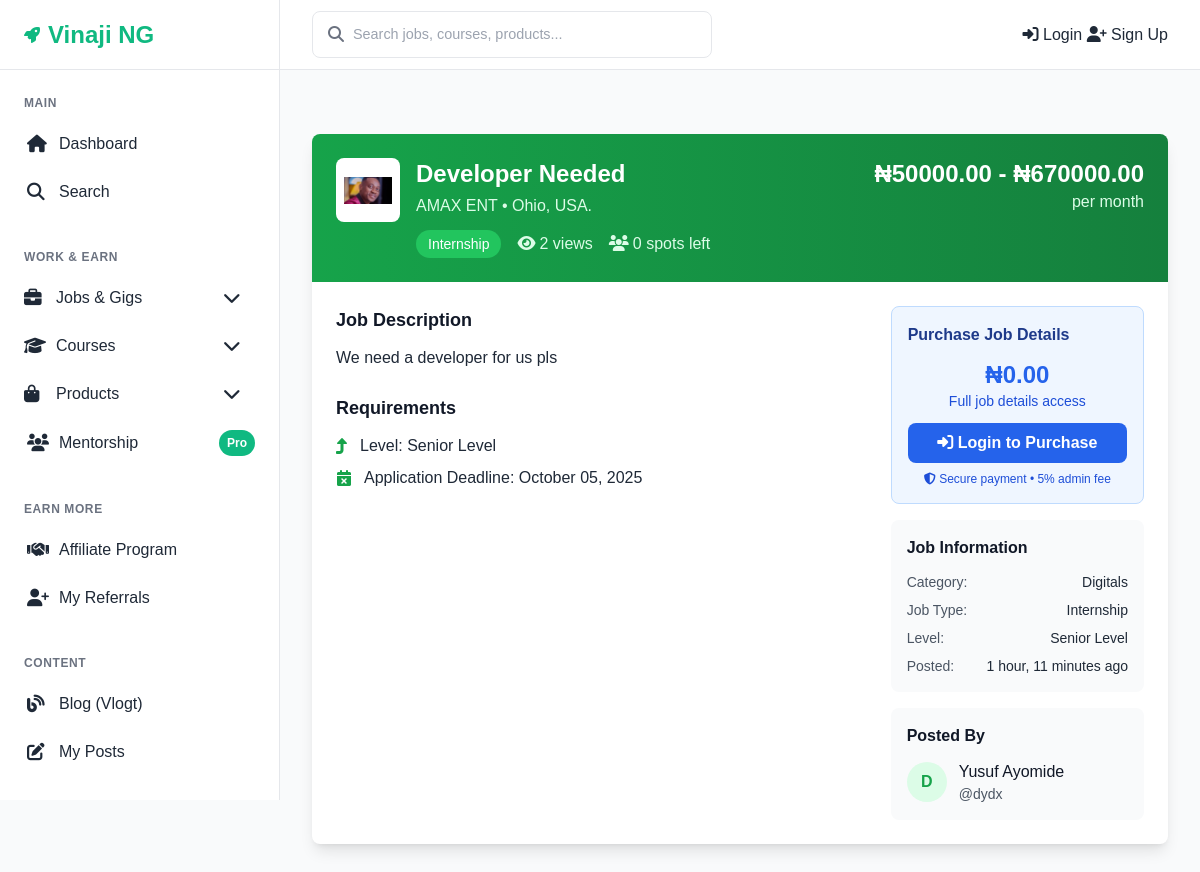
The app's page /jobs/2/ with its own data.
### jobs/models.py (models this page shows, shortened)
class Job(models.Model):
    JOB_TYPES = [
        ('full_time', 'Full Time'),
        ('part_time', 'Part Time'),
        ('contract', 'Contract'),
        ('freelance', 'Freelance'),
        ('internship', 'Internship'),
    ]
    LEVELS = [
        ('entry', 'Entry Level'),
        ('mid', 'Mid Level'),
        ('senior', 'Senior Level'),
        ('executive', 'Executive'),
    ]
    STATUS_CHOICES = [
        ('draft', 'Draft'),
        ('pending', 'Pending Approval'),
        ('approved', 'Approved'),
        ('rejected', 'Rejected'),
    ]
    title = models.CharField(max_length=200)
    description = models.TextField()
    category = models.ForeignKey(
        Category,
        on_delete=models.CASCADE,
        related_name='jobs',
        limit_choices_to={'category_type': 'job'}
    )
    job_type = models.CharField(max_length=20, choices=JOB_TYPES)
    location = models.CharField(max_length=100)
    company_name = models.CharField(max_length=100)
    company_logo = models.ImageField(upload_to='company_logos/', blank=True, null=True)
    salary_min = models.DecimalField(max_digits=10, decimal_places=2)
    salary_max = models.DecimalField(max_digits=10, decimal_places=2)
    deadline = models.DateTimeField()
    spots_total = models.PositiveIntegerField(default=1)
    spots_left = models.PositiveIntegerField(default=1)
    level_requirement = models.CharField(max_length=20, choices=LEVELS, default='entry')
    price = models.DecimalField(max_digits=10, decimal_places=2, default=0)
    posted_by = models.ForeignKey(
        settings.AUTH_USER_MODEL,
        on_delete=models.CASCADE,
        related_name='jobs_posted'  # Changed to avoid conflict
    )
    status = models.CharField(max_length=20, choices=STATUS_CHOICES, default='draft')
    rejection_reason = models.TextField(blank=True)
    views_count = models.PositiveIntegerField(default=0)
    favorites = models.ManyToManyField(
        settings.AUTH_USER_MODEL,
        related_name='favorite_jobs',  # Keep this consistent
        blank=True
    )
    created_at = models.DateTimeField(auto_now_add=True)
    updated_at = models.DateTimeField(auto_now=True)
    class Meta:
        ordering = ['-created_at']
    def save(self, *args, **kwargs):
        if self.deadline and self.deadline < timezone.now():
            self.spots_left = 0
        super().save(*args, **kwargs)
    def increment_views(self):
        self.views_count += 1
        self.save(update_fields=['views_count'])

### site_core/models.py (models this page shows, shortened)
class Category(models.Model):
    CATEGORY_TYPES = [
        ('job', 'Job'),
        ('course', 'Course'),
        ('product', 'Product'),
        ('blog', 'Blog'),
    ]
    name = models.CharField(max_length=100)
    category_type = models.CharField(max_length=10, choices=CATEGORY_TYPES)
    description = models.TextField(blank=True)
    is_active = models.BooleanField(default=True)
    created_at = models.DateTimeField(auto_now_add=True)
    class Meta:
        verbose_name_plural = "Categories"
        unique_together = ['name', 'category_type']

### accounts/models.py (models this page shows, shortened)
class User(AbstractUser):
    SUBSCRIPTION_CHOICES = [
        ('starter', 'Starter'),
        ('pro', 'Pro'),
        ('mentorship', 'Mentorship'),
    ]
    subscription_level = models.CharField(
        max_length=20,
        choices=SUBSCRIPTION_CHOICES,
        default='starter'
    )
    referral_code = models.CharField(max_length=20, unique=True, blank=True)
    is_verified = models.BooleanField(default=False)
    date_updated = models.DateTimeField(auto_now=True)
    groups = models.ManyToManyField(
        Group,
        related_name="custom_user_groups",  # use "+" if you don’t need reverse access
        blank=True
    )
    user_permissions = models.ManyToManyField(
        Permission,
        related_name="custom_user_permissions",  # use "+" if you don’t need reverse access
        blank=True
    )
    def get_display_name(self):
        if self.first_name and self.last_name:
            return f"{self.first_name} {self.last_name}"
        return self.username

### jobs/views.py (the view)
# urls.py: path('<int:pk>/', views.JobDetailView.as_view(), name='job_detail'),
class JobDetailView(DetailView):
    model = Job
    template_name = 'jobs/detail.html'
    context_object_name = 'job'
    def get_object(self):
        obj = super().get_object()
        obj.increment_views()
        return obj

### site_core/context_processors.py (called while the page is built)
def site_settings(request):
    return {
        'site_settings': SiteSetting.get_solo()
    }

### site_core/models.py (called while the page is built)
    @classmethod
    def get_solo(cls):
        obj, created = cls.objects.get_or_create(pk=1)
        return obj

### transactions/context_processors.py (called while the page is built, shortened)
def notifications_context(request):
    return {
        'unread_notifications_count': 0
    }

### templates/jobs/detail.html (shortened to what this page needs)
{% extends 'base.html' %}
{% block content %}
<div class="max-w-4xl mx-auto">
    <div class="bg-white rounded-lg shadow-lg overflow-hidden">
        <div class="bg-gradient-to-r from-green-600 to-green-700 p-6 text-white">
            <div class="flex justify-between items-start">
                <div class="flex items-start space-x-4">
                    {% if job.company_logo %}
                    <div class="w-16 h-16 bg-white rounded-lg p-2 flex-shrink-0">
                        <img src="{{ job.company_logo.url }}" alt="{{ job.company_name }} logo"
                             class="w-full h-full object-contain rounded">
                    </div>
                    {% else %}
                    <div class="w-16 h-16 bg-green-500 rounded-lg flex items-center justify-center flex-shrink-0">
                        <span class="text-2xl font-bold text-white">{{ job.company_name|first|upper }}</span>
                    </div>
                    {% endif %}
                    <div>
                        <h1 class="text-2xl font-bold">{{ job.title }}</h1>
                        <p class="text-green-100 mt-1">{{ job.company_name }} • {{ job.location }}</p>
                        <div class="flex items-center space-x-4 mt-3">
                            <span class="bg-green-500 px-3 py-1 rounded-full text-sm">
                                {{ job.get_job_type_display }}
                            </span>
                            <span class="text-green-100">
                                <i class="fas fa-eye mr-1"></i>{{ job.views_count }} views
                            </span>
                            <span class="text-green-100">
                                <i class="fas fa-users mr-1"></i>{{ job.spots_left }} spots left
                            </span>
                        </div>
                    </div>
                </div>
                <div class="text-right">
                    <p class="text-2xl font-bold">₦{{ job.salary_min }} - ₦{{ job.salary_max }}</p>
                    <p class="text-green-100">per month</p>
                </div>
            </div>
        </div>
        <div class="p-6">
            <div class="grid grid-cols-1 lg:grid-cols-3 gap-6">
                <div class="lg:col-span-2 space-y-6">
                    <div>
                        <h2 class="text-lg font-semibold text-gray-900 mb-3">Job Description</h2>
                        <div class="prose max-w-none">
                            {{ job.description|linebreaks }}
                        </div>
                    </div>
                    <div>
                        <h2 class="text-lg font-semibold text-gray-900 mb-3">Requirements</h2>
                        <div class="space-y-2">
                            <div class="flex items-center">
                                <i class="fas fa-level-up-alt text-green-600 mr-3"></i>
                                <span>Level: {{ job.get_level_requirement_display }}</span>
                            </div>
                            <div class="flex items-center">
                                <i class="fas fa-calendar-times text-green-600 mr-3"></i>
                                <span>Application Deadline: {{ job.deadline|date:"F d, Y" }}</span>
                            </div>
                        </div>
                    </div>
                </div>
                <div class="space-y-4">
                    <div class="bg-blue-50 border border-blue-200 rounded-lg p-4">
                        <h3 class="font-semibold text-blue-900 mb-3">Purchase Job Details</h3>
                        <div class="text-center mb-3">
                            <p class="text-2xl font-bold text-blue-600">₦{{ job.price|floatformat:2 }}</p>
                            <p class="text-sm text-blue-700">Full job details access</p>
                        </div>
                        {% if user.is_authenticated %}
                            {% if user == job.posted_by %}
                                <button class="w-full bg-gray-400 text-white py-2 rounded-lg cursor-not-allowed font-semibold" disabled>
                                    <i class="fas fa-user"></i> Your Job
                                </button>
                            {% else %}
                                <a href="{% url 'job_purchase' job.pk %}" class="w-full bg-blue-600 text-white py-2 rounded-lg hover:bg-blue-700 transition-colors font-semibold block text-center">
                                    <i class="fas fa-shopping-cart"></i> Purchase Now
                                </a>
                            {% endif %}
                        {% else %}
                            <a href="{% url 'login' %}" class="w-full bg-blue-600 text-white py-2 rounded-lg hover:bg-blue-700 transition-colors font-semibold block text-center">
                                <i class="fas fa-sign-in-alt"></i> Login to Purchase
                            </a>
                        {% endif %}
                        <p class="text-blue-700 text-xs mt-2 text-center">
                            <i class="fas fa-shield-alt"></i> Secure payment • 5% admin fee
                        </p>
                    </div>
                    <div class="bg-gray-50 rounded-lg p-4">
                        <h3 class="font-semibold text-gray-900 mb-3">Job Information</h3>
                        <div class="space-y-2 text-sm">
                            <div class="flex justify-between">
                                <span class="text-gray-600">Category:</span>
                                <span class="font-medium">{{ job.category.name }}</span>
                            </div>
                            <div class="flex justify-between">
                                <span class="text-gray-600">Job Type:</span>
                                <span class="font-medium">{{ job.get_job_type_display }}</span>
                            </div>
                            <div class="flex justify-between">
                                <span class="text-gray-600">Level:</span>
                                <span class="font-medium">{{ job.get_level_requirement_display }}</span>
                            </div>
                            <div class="flex justify-between">
                                <span class="text-gray-600">Posted:</span>
                                <span class="font-medium">{{ job.created_at|timesince }} ago</span>
                            </div>
                        </div>
                    </div>
                    <div class="bg-gray-50 rounded-lg p-4">
                        <h3 class="font-semibold text-gray-900 mb-3">Posted By</h3>
                        <div class="flex items-center space-x-3">
                            <div class="w-10 h-10 bg-green-100 rounded-full flex items-center justify-center">
                                <span class="font-semibold text-green-600">{{ job.posted_by.username|first|upper }}</span>
                            </div>
                            <div>
                                <p class="font-medium text-gray-900">{{ job.posted_by.get_display_name }}</p>
                                <p class="text-sm text-gray-600">@{{ job.posted_by.username }}</p>
                            </div>
                        </div>
                    </div>
                </div>
            </div>
        </div>
    </div>
</div>
{% endblock %}

### templates/base.html (style rules this page uses)
:root { --primary-color: #10b981; --primary-dark: #059669; --primary-light: #34d399; --secondary-color: #1f2937; --accent-color: #f59e0b; --text-dark: #1f2937; --text-light: #6b7280; --bg-light: #f9fafb; --bg-white: #ffffff; --border-color: #e5e7eb; --success-color: #10b981; --warning-color: #f59e0b; --error-color: #ef4444; --shadow: 0 1px 3px 0 rgba(0, 0, 0, 0.1), 0 1px 2px 0 rgba(0, 0, 0, 0.06); --shadow-lg: 0 10px 15px -3px rgba(0, 0, 0, 0.1), 0 4px 6px -2px rgba(0, 0, 0, 0.05); --sidebar-width: 280px; --header-height: 70px; }
* { margin: 0; padding: 0; box-sizing: border-box; }
body { font-family: 'Inter', sans-serif; line-height: 1.6; color: var(--text-dark); background-color: var(--bg-light); display: flex; min-height: 100vh; }
.text-center { text-align: center; }
.flex { display: flex; }
.items-center { align-items: center; }
.justify-between { justify-content: space-between; }
.w-full { width: 100%; }
.p-4 { padding: 1rem; }

### records on screen
Job: company_logo (picture), title "Developer Needed", company_name "AMAX ENT", location "Ohio, USA.", job_type "Internship", views_count "2", spots_left "0", salary_min "50000.00", salary_max "670000.00", description "We need a developer for us pls", level_requirement "Senior Level", deadline "October 05, 2025", price "0.00", category.name "Digitals", created_at "1 hour, 11 minutes", posted_by.username|first "D", posted_by.get_display_name "Yusuf Ayomide", posted_by.username "dydx"
